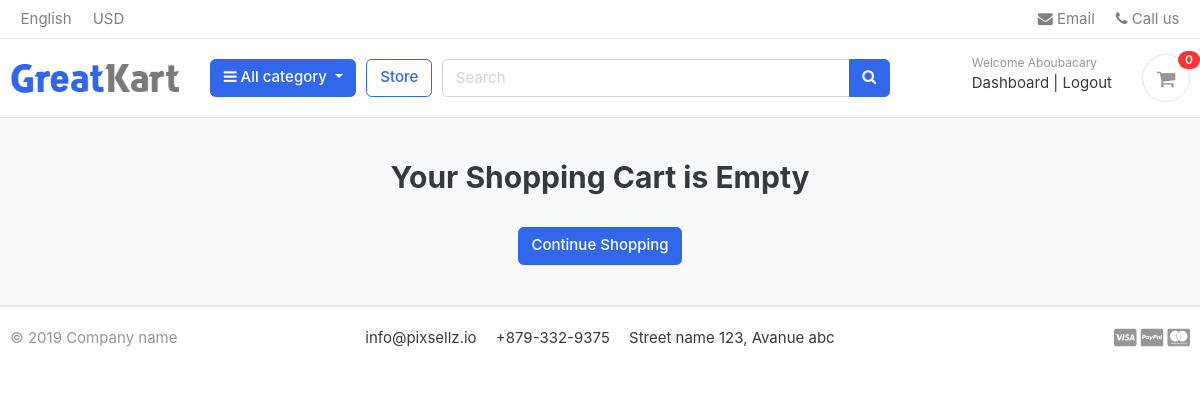
Page /cart/ (signed in) on the earlier database version.
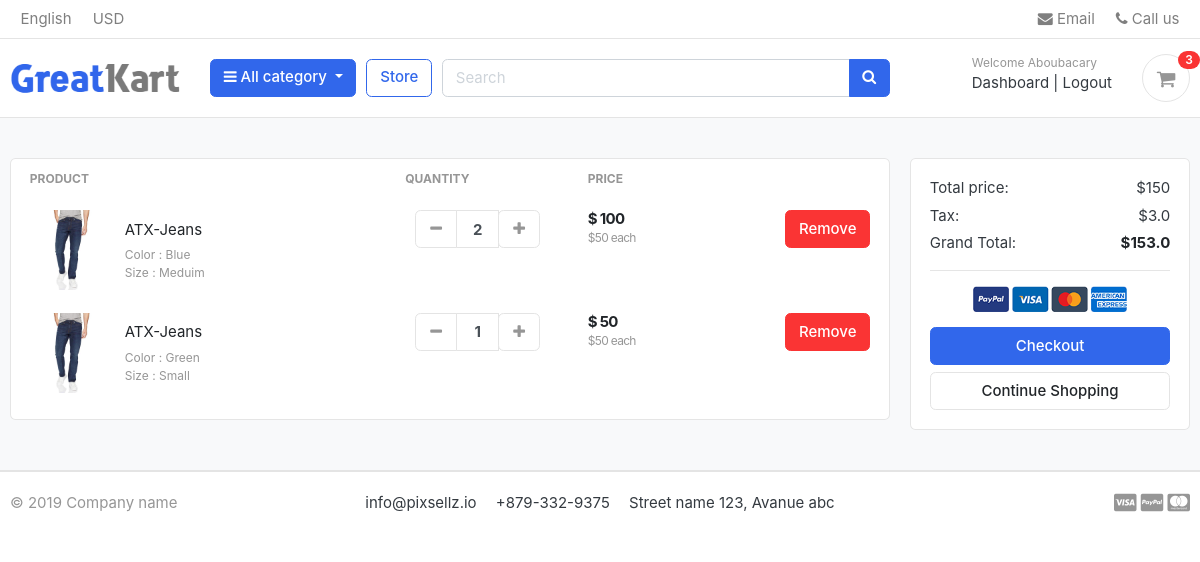
Same page on the later database version.
### carts/models.py (models this page shows, shortened)
class Cartitem(models.Model):
    user = models.ForeignKey(Account, on_delete=models.CASCADE, null=True)
    product = models.ForeignKey(Product, on_delete=models.CASCADE)
    variations =models.ManyToManyField(Variation, blank=True)
    cart    = models.ForeignKey(Cart, on_delete=models.CASCADE, null=True)
    quantity = models.IntegerField()
    is_active =models.BooleanField(default=True)
    def sub_total(self):
        return self.product.price*self.quantity

### store/models.py (models this page shows, shortened)
class Product(models.Model):
    product_name = models.CharField(max_length=200, unique=True)
    slug         = models.SlugField(max_length=200, unique=True)
    description  = models.TextField(max_length=500, blank=True)
    price        = models.IntegerField()
    images        = models.ImageField(upload_to='photo/products')
    stock        = models.IntegerField()
    is_available = models.BooleanField(default=True)
    category     = models.ForeignKey(category, on_delete=models.CASCADE)
    create_date  = models.DateTimeField(auto_now_add=True)
    modified_date= models.DateTimeField(auto_now=True)
    def get_url(self):
        return reverse('product_detail',args=[self.category.slug, self.slug])

class Variation(models.Model):
    product = models.ForeignKey(Product, on_delete=models.CASCADE)
    variation_category = models.CharField(max_length=100, choices=variation_category_choice)
    variation_value = models.CharField(max_length=100)
    is_active      = models.BooleanField(default=True)
    create_date    = models.DateTimeField(auto_now=True)
    objects = VariationManager()

### carts/views.py (the view)
# urls.py: path('cart/', include('carts.urls')),
def cart(request, total=0, quantity=0,cart_items=None):
    try :
         tax = 0
         grand_total = 0
         if request.user.is_authenticated:
             cart_items = Cartitem.objects.filter(user = request.user, is_active=True)
         else:
            cart = Cart.objects.get(cart_id=_cart_id(request))
            cart_items = Cartitem.objects.filter(cart = cart, is_active=True)
         for cart_item in cart_items:
            total += (cart_item.product.price*cart_item.quantity)
            quantity += cart_item.quantity
            tax = (2*total)/100
            grand_total = total + tax
    except ObjectDoesNotExist:
        pass # just ignore
    context = {
        'total':total,
        'quantity': quantity,
        'cart_items': cart_items,
        'tax': tax,
        'grand_total': grand_total,
        }
    return render(request, 'store/cart.html', context)

### carts/context_processors.py (called while the page is built)
def counter(request):
    cart_count = 0
    if 'admin' in request.path:
        return ()
    else:
        try:
            cart = Cart.objects.filter(cart_id=_cart_id(request))
            if request.user.is_authenticated:
                cart_items = Cartitem.objects.all().filter(user=request.user)
            else:
                cart_items = Cartitem.objects.all().filter(cart=cart[:1])
            for cart_item in cart_items:
                cart_count += cart_item.quantity
        except Cart.DoesNotExist:
            cart_count = 0
    return dict(cart_count=cart_count)

### carts/views.py (called while the page is built)
def _cart_id(request):
    cart = request.session.session_key
    if not cart :
        cart = request.session.create()
    return cart

### category/context_processors.py (called while the page is built)
def menu_links(request):
    links = category.objects.all()
    return dict(links=links)

### category/models.py (called while the page is built)
    def get_url(self):
        return reverse('product_by_category', args=[self.slug])

### templates/store/cart.html (shortened to what this page needs)
{% extends 'base.html' %}
{% load static %}
{% block content %}
<section class="section-content padding-y bg">
<div class="container">
{% if not cart_items %}
<h2 class="text-center"> Your Shopping Cart is Empty </h2>
<br>
<div class="text-center">
	<a href="{% url 'Store' %}" class="btn btn-primary">Continue Shopping </a>
</div>
{% else %}
<div class="row">
	<aside class="col-lg-9">
<div class="card">
<table class="table table-borderless table-shopping-cart">
<thead class="text-muted">
<tr class="small text-uppercase">
  <th scope="col">Product</th>
  <th scope="col" width="120">Quantity</th>
  <th scope="col" width="120">Price</th>
  <th scope="col" class="text-right" width="200"> </th>
</tr>
</thead>
<tbody>
	{% for cart_item in cart_items %}
<tr>
	<td>
		<figure class="itemside align-items-center">
			<div class="aside"><img src="{{cart_item.product.images.url }}" class="img-sm"></div>
			<figcaption class="info">
				<a href="{{ cart_item.product.get_url }}" class="title text-dark">{{cart_item.product.product_name}}</a>
				<p class="text-muted small">
					{% if cart_item.variations.all %}
						{% for item in cart_item.variations.all %}
							{{ item.variation_category | capfirst }} : {{ item.variation_value | capfirst }} <br>
						{% endfor %}
					{% endif %}
				</p>
			</figcaption>
		</figure>
	</td>
	<td>
					<div class="col">
						<div class="input-group input-spinner">
							<div class="input-group-prepend">
							<a href="{% url 'remove_cart' cart_item.product.id cart_item.id %}" class="btn btn-light" type="button" id="button-plus"> <i class="fa fa-minus"></i> </a>
							</div>
							<input type="text" class="form-control"  value="{{ cart_item.quantity }}">
							<div class="input-group-append">
							<form class="" action="{% url 'add_cart' cart_item.product.id %}" method="POST">
								<button  class="btn btn-light" type="submit" id="button-minus"> <i class="fa fa-plus"></i> </button>
						</form>
							</div>
						</div>
					</div>
	</td>
	<td>
		<div class="price-wrap">
			<var class="price">$ {{ cart_item.sub_total }}</var>
			<small class="text-muted"> ${{ cart_item.product.price }} each </small>
		</div>
	</td>
	<td class="text-right">
	<a href="{% url 'remove_cart_item' cart_item.product.id cart_item.id %}" onclick="return confirm('Are you want to delete this item ?')" class="btn btn-danger"> Remove</a>
	</td>
</tr>
{% endfor %}
</tbody>
</table>
</div>
	</aside>
	<aside class="col-lg-3">
		<div class="card">
		<div class="card-body">
			<dl class="dlist-align">
			  <dt>Total price:</dt>
			  <dd class="text-right">${{total}}</dd>
			</dl>
			<dl class="dlist-align">
			  <dt>Tax:</dt>
			  <dd class="text-right"> ${{tax}}</dd>
			</dl>
			<dl class="dlist-align">
			  <dt>Grand Total:</dt>
			  <dd class="text-right text-dark b"><strong>${{grand_total}}</strong></dd>
			</dl>
			<hr>
			<p class="text-center mb-3">
				<img src="{% static './images/misc/payments.png' %}" height="26">
			</p>
			<a href="{% url 'checkout' %}" class="btn btn-primary btn-block"> Checkout </a>
			<a href="{% url 'Store' %}" class="btn btn-light btn-block">Continue Shopping</a>
		</div>
		</div>
</aside>
</div>
{% endif %}
</div>
</section>
{% endblock %}

### templates/includes/navbar.html (shortened to what this page needs)
{% load static %}
<header class="section-header">
<nav class="navbar p-md-0 navbar-expand-sm navbar-light border-bottom">
<div class="container">
  <div class="collapse navbar-collapse" id="navbarTop4">
    <ul class="navbar-nav mr-auto">
      <li class="nav-item dropdown">
      <a href="#" class="nav-link">   English </a>
    </li>
    <li class="nav-item dropdown">
      <a href="#" class="nav-link"> USD </a>
    </li>
    </ul>
    <ul class="navbar-nav">
    <li><a href="#" class="nav-link"> <i class="fa fa-envelope"></i> Email </a></li>
    <li><a href="#" class="nav-link"> <i class="fa fa-phone"></i> Call us </a></li>
  </ul>
  </div>
</div>
</nav>
<section class="header-main border-bottom">
  <div class="container">
<div class="row align-items-center">
  <div class="col-lg-2 col-md-3 col-6">
    <a href="{% url 'home' %}" class="brand-wrap">
      <img class="logo" src="{% static './images/logo.png' %}">
    </a>
  </div>
  <div class="col-lg col-sm col-md col-6 flex-grow-0">
    <div class="category-wrap dropdown d-inline-block float-right">
      <button type="button" class="btn btn-primary dropdown-toggle" data-toggle="dropdown">
        <i class="fa fa-bars"></i> All category
      </button>
    </div>
  </div>
  <a href="{% url 'Store' %}" class="btn btn-outline-primary">Store</a>
  <div class="col-lg  col-md-6 col-sm-12 col">
    <form action="{% url 'search' %}" class="search" method='GET'>
      <div class="input-group w-100">
          <input type="text" class="form-control" style="width:60%;" placeholder="Search" name="keyword">
          <div class="input-group-append">
            <button class="btn btn-primary" type="submit">
              <i class="fa fa-search"></i>
            </button>
          </div>
        </div>
    </form>
  </div>
  <div class="col-lg-3 col-sm-6 col-8 order-2 order-lg-3">
        <div class="d-flex justify-content-end mb-3 mb-lg-0">
          {% if user.id is None %}
          <div class="widget-header">
            <small class="title text-muted">Welcome guest!</small>
            <div>
              <a href="{% url 'login' %}">Sign in</a> <span class="dark-transp"> | </span>
              <a href="{% url 'register' %}"> Register</a>
            </div>
          </div>
          {% else %}
          <div class="widget-header">
            <small class="title text-muted">Welcome {{ user.first_name }}</small>
            <div>
              <a href="{% url 'dashboard' %}">Dashboard</a> <span class="dark-transp"> | </span>
              <a href="{% url 'logout' %}"> Logout</a>
            </div>
          </div>
          {% endif %}
          <a href="{% url 'cart' %}" class="widget-header pl-3 ml-3">
            <div class="icon icon-sm rounded-circle border"><i class="fa fa-shopping-cart"></i></div>
            <span class="badge badge-pill badge-danger notify">{{cart_count}}</span>
          </a>
        </div>
      </div>
</div>
  </div>
</section>
</header>

Differences in the rows shown:
added Cartitem: product.images (picture), product.product_name "ATX-Jeans", quantity "2", sub_total "100", product.price "50"
now on this page (row unchanged): Variation: variation_category "Color", variation_value "Blue", shown under "ATX-Jeans"
now on this page (row unchanged): Variation: variation_category "Size", variation_value "Meduim", shown under "ATX-Jeans"
added Cartitem: product.images (picture), product.product_name "ATX-Jeans", quantity "1", sub_total "50", product.price "50"
now on this page (row unchanged): Variation: variation_category "Color", variation_value "Green", shown under "ATX-Jeans"
now on this page (row unchanged): Variation: variation_category "Size", variation_value "Small", shown under "ATX-Jeans"
Other differences:
{{ cart_count }}: "0" → "3"
{{ total }}: (not shown) → "150"
{{ tax }}: (not shown) → "3.0"
{{ grand_total }}: (not shown) → "153.0"
text no longer shown: "Your Shopping Cart is Empty"
text now shown: "PRODUCT QUANTITY PRICE Total price: $ Tax: $ Grand Total: $ Checkout"
